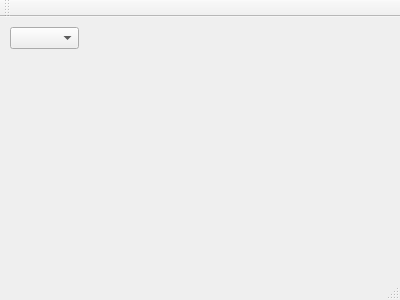
<?xml version="1.0" encoding="UTF-8"?>
<ui version="4.0">
 <class>MainWindow</class>
 <widget class="QMainWindow" name="MainWindow">
  <property name="geometry">
   <rect>
    <x>0</x>
    <y>0</y>
    <width>400</width>
    <height>300</height>
   </rect>
  </property>
  <property name="windowTitle">
   <string>MainWindow</string>
  </property>
  <widget class="QWidget" name="centralWidget">
   <widget class="QLabel" name="vypisL">
    <property name="geometry">
     <rect>
      <x>80</x>
      <y>10</y>
      <width>81</width>
      <height>101</height>
     </rect>
    </property>
    <property name="text">
     <string/>
    </property>
   </widget>
   <widget class="QLabel" name="hodnotaL">
    <property name="geometry">
     <rect>
      <x>170</x>
      <y>10</y>
      <width>71</width>
      <height>101</height>
     </rect>
    </property>
    <property name="text">
     <string/>
    </property>
   </widget>
   <widget class="QComboBox" name="vyberCb">
    <property name="geometry">
     <rect>
      <x>10</x>
      <y>10</y>
      <width>69</width>
      <height>22</height>
     </rect>
    </property>
   </widget>
  </widget>
  <widget class="QMenuBar" name="menuBar">
   <property name="geometry">
    <rect>
     <x>0</x>
     <y>0</y>
     <width>400</width>
     <height>27</height>
    </rect>
   </property>
  </widget>
  <widget class="QToolBar" name="mainToolBar">
   <attribute name="toolBarArea">
    <enum>TopToolBarArea</enum>
   </attribute>
   <attribute name="toolBarBreak">
    <bool>false</bool>
   </attribute>
  </widget>
  <widget class="QStatusBar" name="statusBar"/>
 </widget>
 <layoutdefault spacing="6" margin="11"/>
 <resources/>
 <connections/>
</ui>
